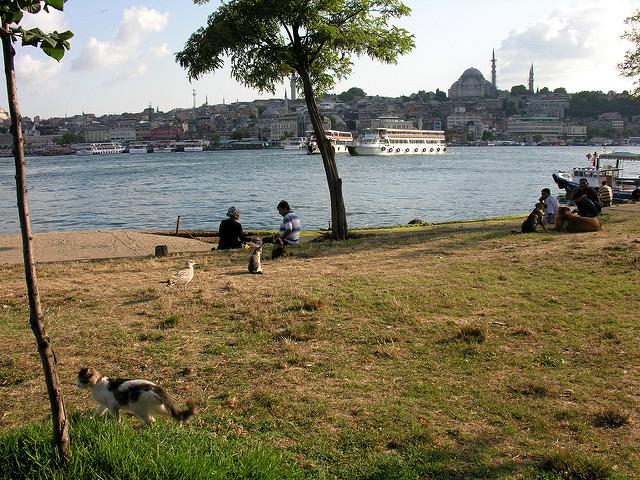
#> input picture exercise/week2/noise_img.jpg, 640 x 480 px, given in place of imageio:chelsea.png, which was not available
$ jupyter execute Untitled.ipynb
#> lines starting #> are read from the running program, lines starting #| are printed output that depends on the picture; pictures that were not available may be replaced by others from this repository, and a replacement may not be noted
[cell 1]
a = [1 , 4 , 9 , 16 , 25 , 36 , 49 , 64 , 81 , 100]

[cell 2]
[print(i)  for i in a if i % 2==0]

[cell 3]
def diction(string):
#> called with string = 'kavishhh'
    new_dict = {}
    for i in range(len(string)):
        if string[i] in new_dict:
            new_dict[string[i]] +=1
        else:
            new_dict[string[i]]=1
    print(new_dict)

[cell 4]
diction("kavishhh")

[cell 5]
import numpy as np
import matplotlib.pyplot as plt
from skimage.color import rgb2gray
import imageio

[cell 6]
im = imageio.imread('imageio:chelsea.png')
#> im is the input picture: shape (480, 640, 3); mean R, G, B 127.4, 121, 97.9
im.shape
#> Out = (480, 640, 3)

[cell 7]
imageio.imwrite('~/chelsea-gray.jpg', im[:, :, 0])
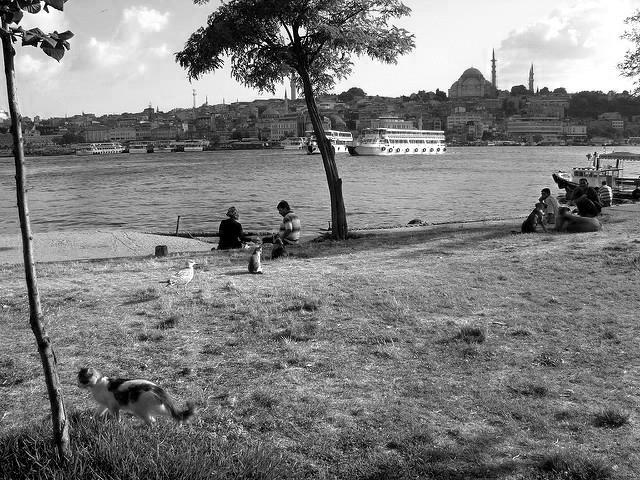
#> saved as chelsea-gray.jpg: shape (480, 640); min 0, max 255, mean 127.4

[cell 8]
img = imageio.imread('~/chelsea-gray.jpg')

[cell 9]
img.shape
#> Out = (480, 640)

[cell 10]
imgplot = plt.imshow(img, cmap="gray")

[cell 11]
#plt.imshow(im[-10:,-10:,1])
a = im[-10:,-10:,1]
plt.imshow(a)
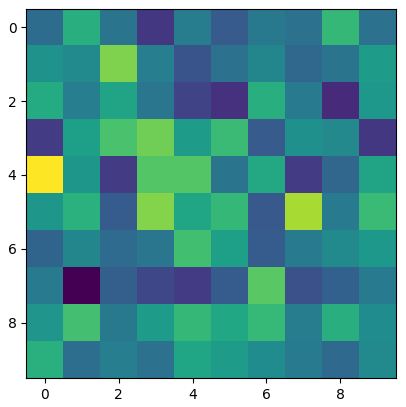
#> figure drawn by matplotlib, 1 panel

[cell 12]
a.shape
#> Out = (10, 10)

[cell 13]
img.shape
#> Out = (480, 640)

[cell 14]
Notgrayscale = imageio.imread('lighthouse.jpg')
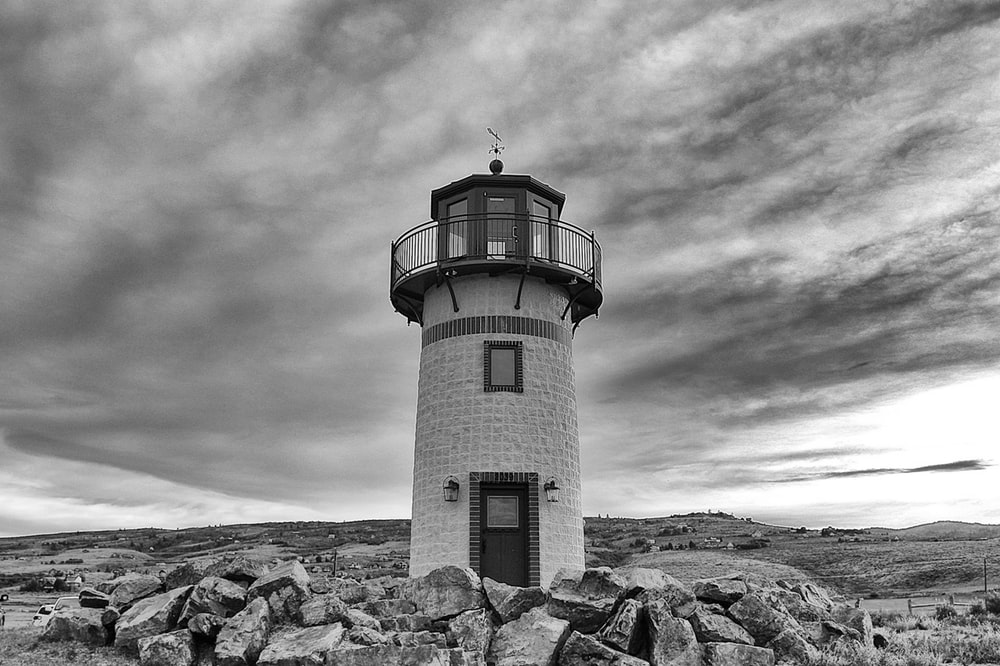
#> input picture exercise/week1/lighthouse.jpg, 1000 x 666 px
#> Notgrayscale is the input picture: shape (666, 1000, 3); min 0, max 255, mean 141.4

[cell 15]
Notgrayscale.shape
#> Out = (666, 1000, 3)

[cell 16]
to_grayscale = rgb2gray(im)
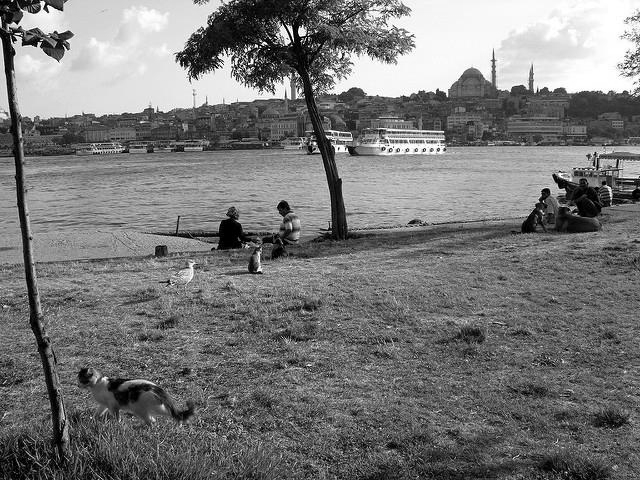
#> to_grayscale: shape (480, 640) float64; min 0, max 1, mean 0.473

[cell 17]
to_grayscale.shape
#> Out = (480, 640)

[cell 18]
fig, axes = plt.subplots(1, 2, figsize=(8, 4))
ax = axes.ravel()

ax[0].imshow(im)
ax[0].set_title("Original")
ax[1].imshow(to_grayscale, cmap=plt.cm.gray)
ax[1].set_title("Grayscale")

fig.tight_layout()
plt.show()

[cell 19]
def rgb_to_gray(rgb):

    r, g, b = rgb[:,:,0], rgb[:,:,1], rgb[:,:,2]
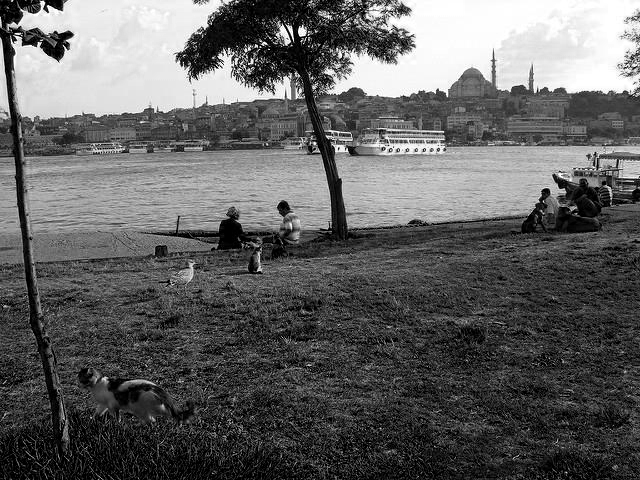
#> b: shape (480, 640); min 0, max 255, mean 97.9
    gray = 0.2125 * r + 0.7154 * g + 0.0721 * b

    return gray

[cell 20]
gray = rgb_to_gray(im)

[cell 21]
gray.shape
#> Out = (480, 640)

[cell 22]
plt.imshow(gray, cmap=plt.cm.gray)

[cell 23]
gray2 = rgb_to_gray(Notgrayscale)

[cell 24]
gray.shape

[cell 25]
plt.imshow(Notgrayscale)

[cell 26]
plt.imshow(im[:-150,:,])
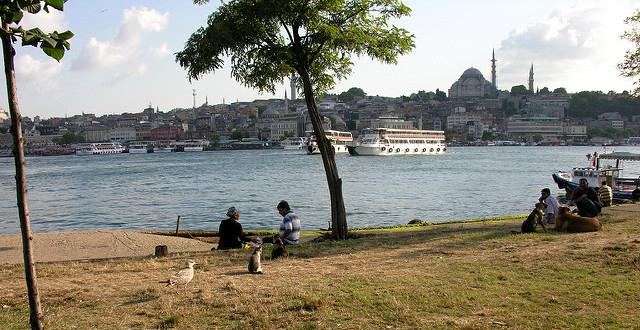
#> shown: shape (330, 640, 3); mean R, G, B 139.6, 136, 122.9
